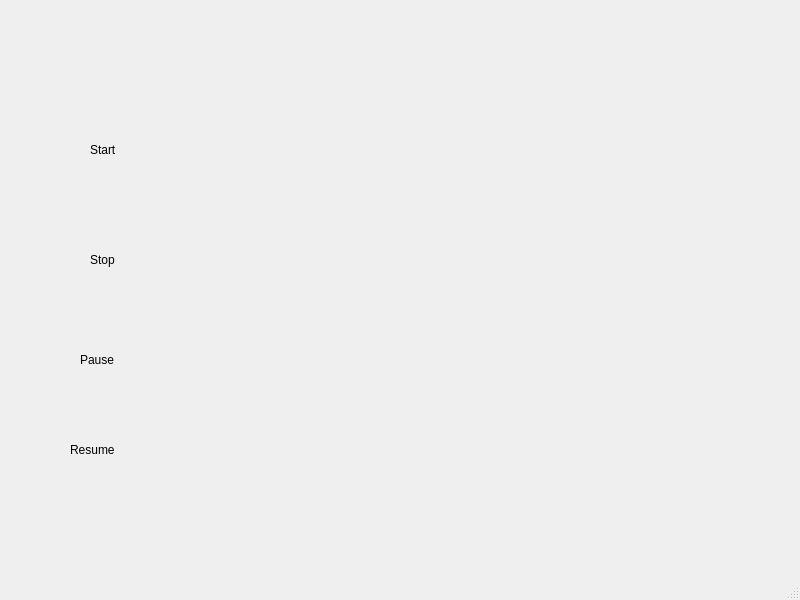
<?xml version="1.0" encoding="UTF-8"?>
<ui version="4.0">
 <class>MainWindow</class>
 <widget class="QMainWindow" name="MainWindow">
  <property name="geometry">
   <rect>
    <x>0</x>
    <y>0</y>
    <width>800</width>
    <height>600</height>
   </rect>
  </property>
  <property name="windowTitle">
   <string>MainWindow</string>
  </property>
  <widget class="QWidget" name="centralwidget">
   <widget class="QLabel" name="label">
    <property name="geometry">
     <rect>
      <x>90</x>
      <y>140</y>
      <width>67</width>
      <height>19</height>
     </rect>
    </property>
    <property name="text">
     <string>Start</string>
    </property>
   </widget>
   <widget class="QLabel" name="label_2">
    <property name="geometry">
     <rect>
      <x>90</x>
      <y>250</y>
      <width>67</width>
      <height>19</height>
     </rect>
    </property>
    <property name="text">
     <string>Stop</string>
    </property>
   </widget>
   <widget class="QLabel" name="label_3">
    <property name="geometry">
     <rect>
      <x>80</x>
      <y>350</y>
      <width>67</width>
      <height>19</height>
     </rect>
    </property>
    <property name="text">
     <string>Pause</string>
    </property>
   </widget>
   <widget class="QLabel" name="label_4">
    <property name="geometry">
     <rect>
      <x>70</x>
      <y>440</y>
      <width>67</width>
      <height>19</height>
     </rect>
    </property>
    <property name="text">
     <string>Resume</string>
    </property>
   </widget>
  </widget>
  <widget class="QMenuBar" name="menubar">
   <property name="geometry">
    <rect>
     <x>0</x>
     <y>0</y>
     <width>800</width>
     <height>24</height>
    </rect>
   </property>
  </widget>
  <widget class="QStatusBar" name="statusbar"/>
 </widget>
 <resources/>
 <connections/>
</ui>
